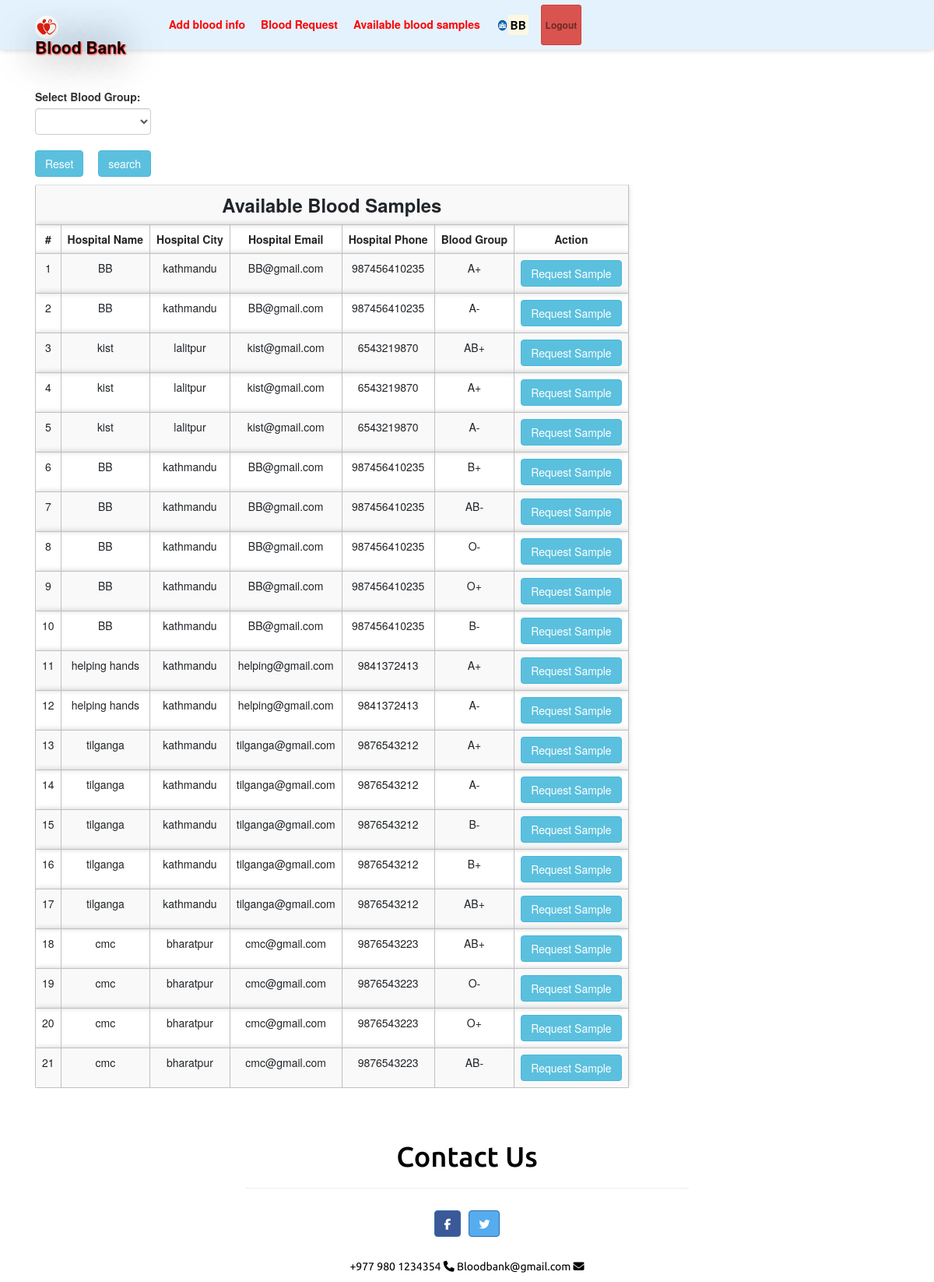
The page /abs.php (signed in) on the database its author committed.
### tables this page shows
CREATE TABLE `bloodinfo` (
  `bid` int(11) NOT NULL,
  `hid` int(11) NOT NULL,
  `bg` varchar(10) NOT NULL
);

CREATE TABLE `hospitals` (
  `id` int(11) NOT NULL,
  `hname` varchar(100) NOT NULL,
  `hemail` varchar(100) NOT NULL,
  `hpassword` varchar(100) NOT NULL,
  `hphone` varchar(100) NOT NULL,
  `hcity` varchar(100) NOT NULL,
  `hlatitude` double NOT NULL,
  `hlongitude` double NOT NULL
);

### message.php (called while the page is built, shortened)
<?php $counter=0; if(isset($_GET['msg'])) { ?>
	<div class="col-5 alert alert alert-success alert-dismissible fade show card" id="message">
		<button type="button" class="close" data-dismiss="alert" title="close">&times;</button><?php echo $_GET['msg'];?>
	</div>
<?php }?>

### abs.php (the view, shortened to what this page needs)
<?php
require 'file/connection.php';
if (isset($_GET['search'])) {
    $searchKey = $_GET['search'];
    $latitude= $_GET['latitude'];
    $longitude= $_GET['longitude'];
   $sql="select bloodinfo.*, hospitals.*, 3959 * 2 * ASIN(SQRT(POWER(SIN(($latitude - abs(hlatitude)) * pi()/180 / 2), 2)
   + COS($latitude * pi()/180 ) * COS(abs(hlatitude) * pi()/180)
   * POWER(SIN(($longitude - hlongitude) * pi()/180 / 2), 2) ))  AS distance
    from hospitals LEFT JOIN bloodinfo ON bloodinfo.hid = hospitals.id WHERE bg = '$searchKey' ORDER BY distance
    ";
} else {
    $sql = "select bloodinfo.*, hospitals.* from bloodinfo, hospitals where bloodinfo.hid=hospitals.id";
}
$result = mysqli_query($conn, $sql);
?>
<!DOCTYPE html>
<html>
<?php require 'head.php'; ?>
<body onload = "getLocation();">
    <?php require 'header.php'; ?>
    <div class="container cont">
        <?php require 'message.php'; ?>
        <div class="row col-lg-8 col-md-8 col-sm-12 mb-3">
            <form  class="myForm" method="get" action="" style="margin-top:-20px; ">
                <label class="font-weight-bolder">Select Blood Group:</label>
                <select name="search" class="form-control">
                    <option><?php echo @$_GET['search']; ?></option>
                    <option value="A+">A+</option>
                </select><br>
                <a href="abs.php" class="btn btn-info mr-4">Reset</a>
                <input type="submit" name="submit" class="btn btn-info" value="search">
            </form>
        </div>
        <table class="table table-responsive table-striped rounded mb-5">
            <tr>
                <th colspan="8" class="title">Available Blood Samples</th>
            </tr>
            <tr>
                <th>#</th>
                <th>Hospital Name</th>
                <th>Hospital City</th>
                <th>Hospital Email</th>
                <th>Hospital Phone</th>
                <th>Blood Group</th>
                <th>Action</th>
            </tr>
            <?php
            while ($row = mysqli_fetch_array($result)) { ?>
                <tr>
                    <td><?php echo ++$counter; ?></td>
                    <td><?php echo $row['hname']; ?></td>
                    <td><?php echo ($row['hcity']); ?></td>
                    <td><?php echo ($row['hemail']); ?></td>
                    <td><?php echo ($row['hphone']); ?></td>
                    <td><?php echo ($row['bg']); ?></td>
                    <form action="file/request.php" method="post">
                        <?php if (isset($_SESSION['hid'])) { ?>
                            <td><a href="javascript:void(0);" class="btn btn-info hospital">Request Sample</a></td>
                        <?php } else {
                            (isset($_SESSION['rid']))  ?>
                            <td><input type="submit" name="request" class="btn btn-info" value="Request Sample"></td>
                        <?php } ?>
                    </form>
                </tr>
            <?php } ?>
        </table>
    </div>
    <?php require 'footer.php' ?>
</body>

### head.php (shortened to what this page needs)
<html>
<head>
    <link rel="stylesheet" href="https://maxcdn.bootstrapcdn.com/bootstrap/4.5.0/css/bootstrap.min.css">
    <link rel="stylesheet" type="text/css" href="../library/css/bootstrap.min.css"/>
    <link rel="stylesheet" href="css/st.css" >
</head>
</html>

### header.php (shortened to what this page needs)
<nav id= "navv" class="navbar navbar-expand-sm navbar-light sticky-top" style="background-color: #e3f2fd;">
	<div class="container">
		<a class="navbar-brand" href="index.php"><img src="image/favicon.jpg" width="30" height="30" class="rounded-circle">Blood Bank</a>
          <div class="collapse navbar-collapse" id="collapsibleNavbar">
        <?php if (isset($_SESSION['hid'])) { ?>
		<ul class="navbar-nav ml-auto design">
			<li class="nav-item">
				<a class="nav-link" href="bloodinfo.php"  style="color: red; font-weight: bold;">Add blood info</a>
            </li>
            <li class="nav-item">
                <a class="nav-link " href="bloodrequest.php"  style="color: red; font-weight: bold;">Blood Request</a>
            </li>
			<li class="nav-item">
				<a class="nav-link" href="abs.php"  style="color: red; font-weight: bold;">Available blood samples</a>
            </li>
            <li class="nav-item">
                <a href="hprofile.php?id=<?php echo $_SESSION['hid']; ?>" class="nav-link btn font-weight-bold"><img src="image/hospital.png" width="15" height="15" class="rounded-circle"><mark><?php echo $_SESSION['hname']; ?></mark></a>
            </li>
            <li class="nav-item">
                <a class="nav-link btn btn-danger btn-sm font-weight-bold" href="logout.php">Logout</a>
            </li>
        </ul>
        <?php } ?>
       </div>
    </div>
</nav>

### footer.php (shortened to what this page needs)
<head>
</head>
<div class="container-fluid">
				<div class="row contactus">
					<div class="col-md-6 offset-md-3">
						<h1 class="text-center contact">Contact Us</h1>
						<hr class="white-bar">
							<h1 class="text-center">
								<a  target="_blank" class="btn btn-primary" href="https://www.facebook.com/Blood-Donation-111698808041315/" style="background-color: #3b5998;" role="button">
								<i  class="fab fa-facebook-f"></i></a>
								<a target="_blank" class="btn btn-primary" style="background-color: #55acee;" href="https://www.twitter.com/" role="button">
									<i  class="fab fa-twitter"></i></a>
							</h1>
							<div class="details text-center contact" >
								 <p> +977 980 1234354 <i class="fa fa-phone" aria-hidden="true"></i>
								Bloodbank@gmail.com <i class="fa fa-envelope" aria-hidden="true"></i>  </p>
							</div>
					</div>
				</div>
 </div>

### css/st.css (style rules this page uses)
.cont { padding-top: 20px; text-align: justify; font-size: 1em; }
.card ,nav, .footer,tr,video { border-radius: 3px; transition: all 200ms ease-out; box-shadow: 0px 0px 7px rgba(0, 0, 0, 0.2); }
tr,th,td { border:0.1px solid silver; text-align: center; }
.nav-item { margin-left: 10px; }
.navbar-brand { text-shadow: 1px 1px 2px red, 0 0 50px black, 0 0 5px white; font-weight: bold; font-size: 1.5em; }
.title { font-weight: bold; font-size: 1.7em; text-transform: capitalize; text-align: center; }
.rounded-circle { margin-top: -2.5px; }
form { padding-top: 20px; }
a:link { text-decoration: none; }

### footer.php (style rules this page uses)
.contact { font-family: 'Ubuntu', sans-serif; color: black; padding-top: 18px; }

### rows shown on the page
bloodinfo: hid.hname "BB", hid.hcity "kathmandu", hid.hemail "BB@gmail.com", hid.hphone "987456410235", bg "A+"
bloodinfo: hid.hname "BB", hid.hcity "kathmandu", hid.hemail "BB@gmail.com", hid.hphone "987456410235", bg "A-"
bloodinfo: hid.hname "kist", hid.hcity "lalitpur", hid.hemail "kist@gmail.com", hid.hphone "6543219870", bg "AB+"
bloodinfo: hid.hname "kist", hid.hcity "lalitpur", hid.hemail "kist@gmail.com", hid.hphone "6543219870", bg "A+"
bloodinfo: hid.hname "kist", hid.hcity "lalitpur", hid.hemail "kist@gmail.com", hid.hphone "6543219870", bg "A-"
bloodinfo: hid.hname "BB", hid.hcity "kathmandu", hid.hemail "BB@gmail.com", hid.hphone "987456410235", bg "B+"
bloodinfo: hid.hname "BB", hid.hcity "kathmandu", hid.hemail "BB@gmail.com", hid.hphone "987456410235", bg "AB-"
bloodinfo: hid.hname "BB", hid.hcity "kathmandu", hid.hemail "BB@gmail.com", hid.hphone "987456410235", bg "O-"
bloodinfo: hid.hname "BB", hid.hcity "kathmandu", hid.hemail "BB@gmail.com", hid.hphone "987456410235", bg "O+"
bloodinfo: hid.hname "BB", hid.hcity "kathmandu", hid.hemail "BB@gmail.com", hid.hphone "987456410235", bg "B-"
bloodinfo: hid.hname "helping hands", hid.hcity "kathmandu", hid.hemail "helping@gmail.com", hid.hphone "9841372413", bg "A+"
bloodinfo: hid.hname "helping hands", hid.hcity "kathmandu", hid.hemail "helping@gmail.com", hid.hphone "9841372413", bg "A-"
bloodinfo: hid.hname "tilganga", hid.hcity "kathmandu", hid.hemail "tilganga@gmail.com", hid.hphone "9876543212", bg "A+"
bloodinfo: hid.hname "tilganga", hid.hcity "kathmandu", hid.hemail "tilganga@gmail.com", hid.hphone "9876543212", bg "A-"
bloodinfo: hid.hname "tilganga", hid.hcity "kathmandu", hid.hemail "tilganga@gmail.com", hid.hphone "9876543212", bg "B-"
bloodinfo: hid.hname "tilganga", hid.hcity "kathmandu", hid.hemail "tilganga@gmail.com", hid.hphone "9876543212", bg "B+"
bloodinfo: hid.hname "tilganga", hid.hcity "kathmandu", hid.hemail "tilganga@gmail.com", hid.hphone "9876543212", bg "AB+"
bloodinfo: hid.hname "cmc", hid.hcity "bharatpur", hid.hemail "cmc@gmail.com", hid.hphone "9876543223", bg "AB+"
bloodinfo: hid.hname "cmc", hid.hcity "bharatpur", hid.hemail "cmc@gmail.com", hid.hphone "9876543223", bg "O-"
bloodinfo: hid.hname "cmc", hid.hcity "bharatpur", hid.hemail "cmc@gmail.com", hid.hphone "9876543223", bg "O+"
bloodinfo: hid.hname "cmc", hid.hcity "bharatpur", hid.hemail "cmc@gmail.com", hid.hphone "9876543223", bg "AB-"

### other values the page prints
$_SESSION['hname'] "BB"
